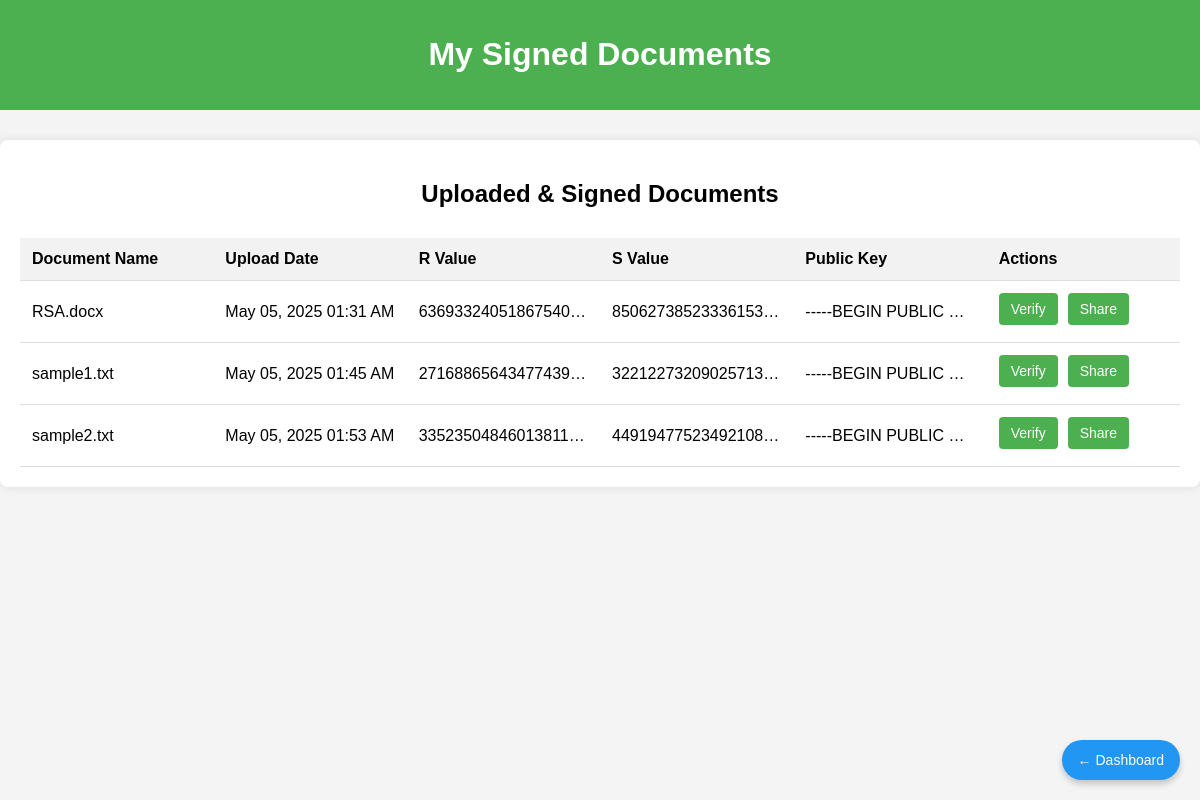
Page /documents (signed in) on the committed database.
### tables this page shows
CREATE TABLE documents (
        id INTEGER PRIMARY KEY AUTOINCREMENT,
        user_id INTEGER,
        filename TEXT NOT NULL,
        signature TEXT NOT NULL,
        r TEXT NOT NULL,
        s TEXT NOT NULL,
        public_key TEXT NOT NULL,
        metadata TEXT NOT NULL,
        upload_date TEXT,
        FOREIGN KEY (user_id) REFERENCES users(id));

### app.py (the view)
@app.route('/documents')
def documents():
    if 'user_id' not in session:
        return redirect('/login')
    conn = sqlite3.connect('database.db')
    c = conn.cursor()
    c.execute('''SELECT id, filename, upload_date, r, s, public_key, metadata FROM documents WHERE user_id=?''', (session['user_id'],))
    documents = c.fetchall()
    c.execute('SELECT username FROM users WHERE id != ?', (session['user_id'],))
    users = [u[0] for u in c.fetchall()]
    conn.close()
    formatted_documents = []
    for doc in documents:
        raw_date = doc[2]
        if raw_date:
            try:
                upload_date = datetime.strptime(raw_date, '%Y-%m-%d %H:%M:%S')
                formatted_date = upload_date.strftime('%B %d, %Y %I:%M %p')
            except ValueError:
                formatted_date = raw_date  # fallback if format is off
        else:
            formatted_date = "N/A"
        formatted_documents.append((doc[0], doc[1], formatted_date) + doc[3:])
    return render_template('documents.html', documents=formatted_documents, users=users)

### templates/documents.html (shortened to what this page needs)
<!DOCTYPE html>
<html lang="en">
<head>
</head>
<body>
    <div class="navbar">
        <h1>My Signed Documents</h1>
    </div>
    <div class="container">
        <h2>Uploaded & Signed Documents</h2>
        <table>
            <thead>
                <tr>
                    <th>Document Name</th>
                    <th>Upload Date</th>
                    <th>R Value</th>
                    <th>S Value</th>
                    <th>Public Key</th>
                    <th>Actions</th>
                </tr>
            </thead>
            <tbody>
                {% for doc in documents %}
                <tr>
                    <td>{{ doc[1] }}</td>
                    <td>{{ doc[2] }}</td>
                    <td class="clickable" data-full="R Value: {{ doc[3] }}">{{ doc[3] }}</td>
                    <td class="clickable" data-full="S Value: {{ doc[4] }}">{{ doc[4] }}</td>
                    <td class="clickable" data-full="Public Key: {{ doc[5] }}">{{ doc[5][:30] }}...</td>
                    <td class="actions">
                        <a href="javascript:void(0);" onclick="verifyDocument('{{ doc[1] }}')" class="button">Verify</a>
                        <a href="javascript:void(0);" onclick="openShareModal('{{ doc[0] }}')" class="button">Share</a>
                    </td>
                </tr>
                {% endfor %}
            </tbody>
        </table>
    </div>
    <a href="/dashboard" class="floating-back-button">← Dashboard</a>
</body>
</html>

### templates/documents.html (style rules this page uses)
.floating-back-button { position: fixed; bottom: 20px; right: 20px; background-color: #2196F3; color: white; padding: 12px 16px; border-radius: 50px; text-decoration: none; font-size: 14px; box-shadow: 0 4px 6px rgba(0, 0, 0, 0.2); z-index: 20; transition: background-color 0.3s ease; }
body { font-family: Arial, sans-serif; margin: 0; padding: 0; background-color: #f4f4f4; }
.navbar { background-color: #4CAF50; padding: 15px; color: white; text-align: center; }
.container { width: 100%; max-width: 100%; margin: 30px auto; background-color: #fff; padding: 20px; border-radius: 8px; box-shadow: 0 0 10px rgba(0, 0, 0, 0.1); box-sizing: border-box; }
h2 { text-align: center; margin-bottom: 30px; }
table { width: 100%; border-collapse: collapse; table-layout: fixed; word-wrap: break-word; }
th, td { padding: 12px; border-bottom: 1px solid #ddd; text-align: left; word-wrap: break-word; }
th { background-color: #f2f2f2; }
td { max-width: 200px; overflow: hidden; text-overflow: ellipsis; white-space: nowrap; cursor: pointer; }
a.button { display: inline-block; padding: 8px 12px; background-color: #4CAF50; color: white; text-decoration: none; border: none; border-radius: 4px; font-size: 14px; cursor: pointer; margin-bottom: 5px; }
.actions { display: flex; flex-direction: row; gap: 10px; }

### rows in the picture
documents: filename "RSA.docx", upload_date "May 05, 2025 01:31 AM", r "63693324051867540…", s "85062738523336153…", public_key "-----BEGIN PUBLIC…"
documents: filename "sample1.txt", upload_date "May 05, 2025 01:45 AM", r "27168865643477439…", s "32212273209025713…", public_key "-----BEGIN PUBLIC…"
documents: filename "sample2.txt", upload_date "May 05, 2025 01:53 AM", r "33523504846013811…", s "44919477523492108…", public_key "-----BEGIN PUBLIC…"
